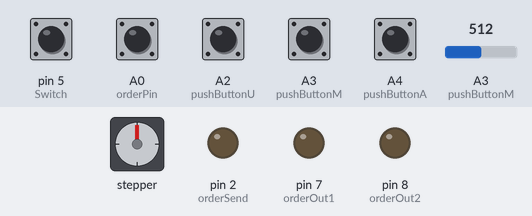
The sketch below on a simulated Arduino Uno, built with avr-gcc and run on an emulated ATmega328P. On the bench: stepper motor, output pins drawn as LEDs (lit = HIGH). Wiring (inferred from the names in the program): stepper motor driver (200 steps per turn assumed): step pin 3; direction pin 4. The test bench sets the inputs (shaded band); at power-on: A0 (orderPin), A2 (pushButtonU), A3 (pushButtonM), A4 (pushButtonA), pin 5 (Switch) HIGH, A3 (pushButtonM) = 512. Pins used as bus, display or sensor lines are not drawn; what the sketch prints to the serial monitor is not drawn.

Above: at 1.2 s.
1.3 s: A0 (orderPin) pulled LOW for 0.15 s
At 2.0 s:
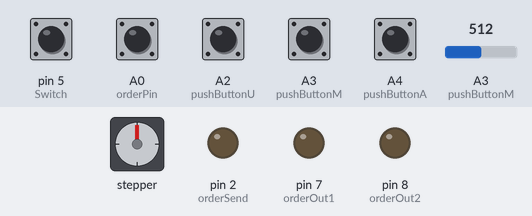
4.4 s: A2 (pushButtonU) pulled LOW for 0.15 s
7.5 s: A3 (pushButtonM) pulled LOW for 0.15 s
At 9.2 s:
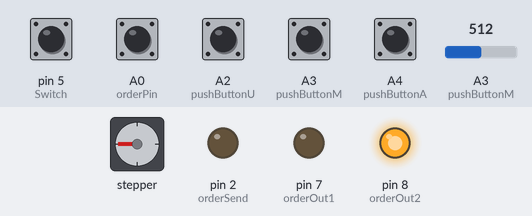
10.6 s: A4 (pushButtonA) pulled LOW for 0.15 s
At 11.7 s:
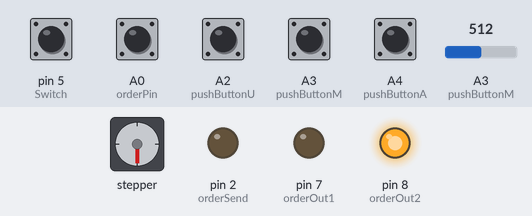
12.2 s: A0 (orderPin) pulled LOW for 1 s
At 13.0 s:
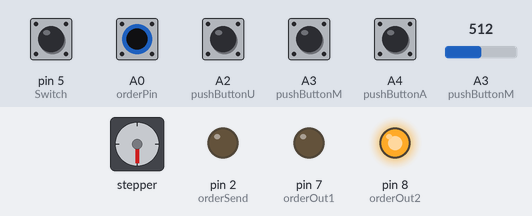
16.2 s: A4 (pushButtonA) pulled LOW for 1 s
Timing chart, 0 to 67.7 s (numbered marks = the images above; inputs shaded):
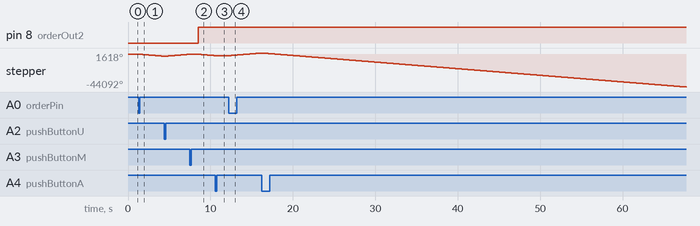

The sketch:

sketch_aug25a.ino
```cpp
#include <SoftwareSerial.h>
SoftwareSerial mySerial(10,11); // RX, TX
unsigned char Re_buf[11], counter = 0;
unsigned char sign = 0;
byte g = {0};
#define con 20
#define Switch 5//A0
#define State 2
#define orderOut1 7//3
#define orderOut2 8//4
int state=1;
//***********************************************
#define orderSend 2
#define stepPin 3
#define dirPin 4
#define orderPin A0
#define orderBack A1
#define pushButtonA A4
#define pushButtonM A3
#define pushButtonU A2
#define colorPin1 A5
#define colorPin2 6

void setup() {
    Serial.begin(9600);
 // Serial.print("hello");
  mySerial.begin(9600);
  delay(1);
  mySerial.write(0XA5);
  mySerial.write(0X01);    //初始化,连续输出模式
  mySerial.write(0XA6);    //初始化,连续输出模式
  pinMode(Switch,INPUT_PULLUP);
  pinMode(orderOut1,OUTPUT);
  pinMode(orderOut2,OUTPUT);
  digitalWrite(orderOut1,LOW);
  digitalWrite(orderOut2,LOW);

  //************************************

  Serial.begin(9600);
  pinMode(stepPin, OUTPUT);
  pinMode(dirPin, OUTPUT);
  pinMode(orderSend, OUTPUT);
  pinMode(orderPin, INPUT_PULLUP);
  pinMode(orderBack, INPUT_PULLUP);
  pinMode(pushButtonA, INPUT_PULLUP);
  pinMode(pushButtonM, INPUT_PULLUP);
  pinMode(pushButtonU, INPUT_PULLUP);
  pinMode(colorPin1, INPUT_PULLUP);
  pinMode(colorPin2, INPUT_PULLUP);
  digitalWrite(stepPin, LOW);
  digitalWrite(dirPin, LOW);
  digitalWrite(orderSend, LOW);

}


void gather()
{
  unsigned char i = 0, sum = 0;
  if (sign == 1)
  {
    //Serial.println("h");
    sign = 0;
    for (i = 0; i < 7; i++)
      sum += Re_buf[i];
    if (sum == Re_buf[i] )     //检查帧头，帧尾
    {

      g = Re_buf[5];
      Serial.print("g:");
      Serial.println(g, DEC);
    }
  }
  while (mySerial.available())
  {
    byte  readedchar = mySerial.read();
    Re_buf[counter] = (unsigned char)readedchar;
    if (counter == 0 && Re_buf[0] != 0x5A) return; // 检查帧头
    counter++;
    if (counter == 8)             //接收到数据
    {
      counter = 0;               //重新赋值，准备下一帧数据的接收
      sign = 1;
    }
  }}

  void judge()
{
  int aver=0;
  for(int a=0;a<con;)
   {
    gather();
    delay(1);
    a++;
    aver+=g;
   }
  aver/=con;
  if(abs(aver-g)>10)
   {
    judge();
   }
   else{
         Serial.println(aver);
         if(aver<90)
           {
            Serial.print("黑色");
            if(state)
              {
                digitalWrite(orderOut1,LOW);
                digitalWrite(orderOut2,HIGH);
                abandon();
                Serial.print("丢弃");
              }
            else
              {
                digitalWrite(orderOut1,HIGH);
                digitalWrite(orderOut2,LOW);
                Serial.print("使用");
                use();
              }
           }
           else if(aver<215)
                {
                  Serial.println("粉红");
                  digitalWrite(orderOut1,HIGH);
                  digitalWrite(orderOut2,HIGH);
                  }
                else if(state)
                     {
                      Serial.println("白色");
                       digitalWrite(orderOut1,HIGH);
                       digitalWrite(orderOut2,LOW);
                      Serial.print("粉红色");
                      pink();
                      }
                      else
                      {
                        Serial.println("白色");
                        digitalWrite(orderOut1,LOW);
                       digitalWrite(orderOut2,HIGH);
                        Serial.println("丢弃");
                        abandon();

                        }
       /*
 *黑色球 r:51,g:64,b:63      178
 *白色球 r:255,g:255,b:255   765
 *粉色球 r:255,g:191,b:255   701
 */


       }
}
void Step(int s)
{
  for (int a = 0; a < s; a++)
  {
    digitalWrite(stepPin, HIGH);
    delayMicroseconds(1000);
    digitalWrite(stepPin, LOW);
    delayMicroseconds(1000);
  }
  Serial.print("电机:  ");Serial.println(s);
}
void abandon()
{
  digitalWrite(dirPin, LOW);
  delay(5);
  int ba = digitalRead(pushButtonA);
  int bu = digitalRead(pushButtonU);
  int bm = digitalRead(pushButtonM);
  while(ba && bu)
  {
      Step(50);
      ba = digitalRead(pushButtonA);
      bu = digitalRead(pushButtonU);
      Serial.println("Abandon");
    }
  digitalWrite(dirPin, HIGH);
  Serial.println("丢弃");
  digitalWrite(orderSend,LOW);
}
void use()
{
  digitalWrite(dirPin, HIGH);
  if (digitalRead(orderBack))//炮台就绪时拉高电位
  {
    int ba = digitalRead(pushButtonA);
    int bu = digitalRead(pushButtonU);
    int bm = digitalRead(pushButtonM);
    while(ba && bu)
  {
      Step(50);
      ba = digitalRead(pushButtonA);
      bu = digitalRead(pushButtonU);
      Serial.println("Use");
    }
    digitalWrite(dirPin, LOW);
    Serial.println("使用");
    digitalWrite(orderSend,LOW);
  }
    Serial.println("Use");
}
void pink()
{
  Serial.println("Pink");
  digitalWrite(dirPin, HIGH);Serial.println(digitalRead(orderBack));
  if (digitalRead(orderBack))//炮台就绪时拉高电位
  {
    int ba = digitalRead(pushButtonA);
    int bu = digitalRead(pushButtonU);Serial.println("123");
    int bm = digitalRead(pushButtonM);Serial.println(digitalRead(pushButtonA));Serial.println(digitalRead(pushButtonA));
        while(ba && bu)
  {
      Step(50);Serial.println("12356+");
      ba = digitalRead(pushButtonA);
      bu = digitalRead(pushButtonU);
      Serial.println(ba);
      Serial.println(bu);
    }
    digitalWrite(dirPin, LOW);
    Serial.println("粉色");
    digitalWrite(orderSend,LOW);
  }
}
void Ready()
{
  Serial.println("Ready");
  delay(2);
  int ba = digitalRead(pushButtonA);
  int bu = digitalRead(pushButtonU);
  int bm = digitalRead(pushButtonM);
  while(ba && bu && bm)
  {
      Step(50);
      ba = digitalRead(pushButtonA);
      bu = digitalRead(pushButtonU);
      bm = digitalRead(pushButtonM);
      Serial.println("***************");
    }
  if (!ba)
      {
        digitalWrite(dirPin, LOW);
        while(bm&&bu)
        {
          Step(50);
          bm = digitalRead(pushButtonM);
          bu = digitalRead(pushButtonU);
          Serial.println("********A-M");
          Serial.println(analogRead(pushButtonM));
          }
      }
    else {
          if (!bu)
           {
            digitalWrite(dirPin, HIGH);
            while(bm&&ba)
        {
          Step(50);
          bm = digitalRead(pushButtonM);
          ba = digitalRead(pushButtonA);
          Serial.println("********U-M");

          Serial.println(analogRead(pushButtonM));Serial.println(digitalRead(pushButtonA));
          }
           }
         }
}
void loop()
{
    float Data=0;
  int i=0;
  for(i=0;i<10;i++)
  {delay(2);Data+=digitalRead(Switch);}
  if(Data>5) state=1;
  else state=0;
  //***************************************************
  Serial.println(digitalRead(dirPin));
  Serial.println("loop");Serial.println(digitalRead(pushButtonA));Serial.println(digitalRead(pushButtonM));
  Serial.println(digitalRead(pushButtonU));
  delay(2);
  int data = 0;
  for (int i = 0; i < 10; i++)
  {
    delay(2);
    data += digitalRead(orderPin);
  }
  if (data < 5)
  {Serial.println("judge");
  Ready();
  delay(1000);
  judge();

}
}
```

Measured:
- after the input at 1.3 s, stepper: keeps turning counter-clockwise at about 891°/s, starting at once
- after the input at 7.5 s, pin 8 (orderOut2): LOW → HIGH after 1.0 s
- after the input at 10.6 s, stepper: goes on until 10.6 s, then stays -1980°
- after the input at 12.2 s, stepper: keeps turning clockwise at about 891°/s, starting at once
